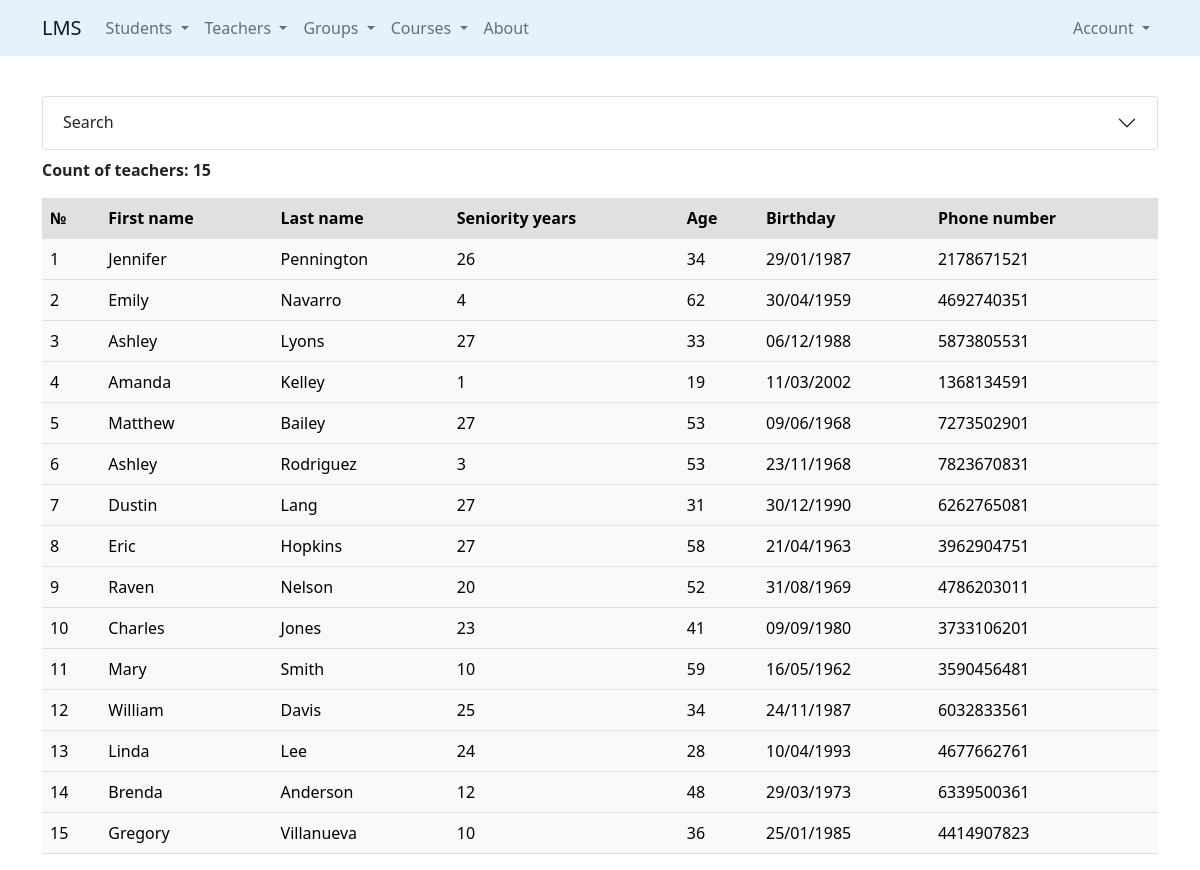
Screenshot of /teachers/ with the database file from the repository.
### teachers/models.py (models this page shows, shortened)
class Teachers(Person):
    seniority_years = models.IntegerField(default=5)
    phone_number = models.CharField(
        max_length=30,
        null=True,
        validators=[phone_number_validator]
    )
    group = models.ManyToManyField(
        'groups.Groups',
        related_name='groups_teachers'
    )

### teachers/views.py (the view)
# urls.py: path('', TeacherListView.as_view(), name='list'),
class TeacherListView(ListView):
    model = Teachers
    template_name = 'teachers/list.html'
    def get_queryset(self):
        filter_teachers = TeachersFilter(
            data=self.request.GET,
            queryset=self.model.objects.all()
        )
        return filter_teachers

### core/context_processors.py (called while the page is built)
def get_params(request):
    params = request.GET
    if 'page' in params:
        params = copy(params)
        del params['page']
    return {'get_params': f'&{params.urlencode()}' if params else ''}

### teachers/templates/teachers/list.html (shortened to what this page needs)
{% extends 'base.html' %}
{%  load crispy_forms_tags %}
{% block content %}
    <div class="accordion" id="accordionExample">
        <div class="accordion-item">
            <h2 class="accordion-header" id="headingOne">
                <button class="accordion-button collapsed" type="button"
                        data-bs-toggle="collapse" data-bs-target="#collapseOne"
                        aria-expanded="true" aria-controls="collapseOne">
                    Search
                </button>
            </h2>
        </div>
    </div>
    <p class="mt-2"><strong>Count of teachers: {{ object_list.qs.count }}</strong></p>
    {% with list_object=object_list.qs %}
        {% include 'includes/teachers_list_table.html' %}
    {% endwith %}
{% endblock %}

### templates/includes/teachers_list_table.html (shortened to what this page needs)
<table class="table table-light table-hover">
        <tr class="table-active">
            <th scope="row">№</th>
            <th>First name</th>
            <th>Last name</th>
            <th>Seniority years</th>
            <th>Age</th>
            <th>Birthday</th>
            <th>Phone number</th>
        </tr>
    {% for teacher in list_object %}
        <tr>
            <td>{{ forloop.counter }}</td>
            <td>{{ teacher.first_name }}</td>
            <td>{{ teacher.last_name}}</td>
            <td>{{ teacher.seniority_years }}</td>
            <td>{{ teacher.age}}</td>
            <td>{{ teacher.birthday}}</td>
            <td>{{ teacher.phone_number}}</td>
        </tr>
    {% endfor %}
</table>

### rows the page displays
Teachers: first_name "Jennifer", last_name "Pennington", seniority_years "26", age "34", birthday "29/01/1987", phone_number "2178671521"
Teachers: first_name "Emily", last_name "Navarro", seniority_years "4", age "62", birthday "30/04/1959", phone_number "4692740351"
Teachers: first_name "Ashley", last_name "Lyons", seniority_years "27", age "33", birthday "06/12/1988", phone_number "5873805531"
Teachers: first_name "Amanda", last_name "Kelley", seniority_years "1", age "19", birthday "11/03/2002", phone_number "1368134591"
Teachers: first_name "Matthew", last_name "Bailey", seniority_years "27", age "53", birthday "09/06/1968", phone_number "7273502901"
Teachers: first_name "Ashley", last_name "Rodriguez", seniority_years "3", age "53", birthday "23/11/1968", phone_number "7823670831"
Teachers: first_name "Dustin", last_name "Lang", seniority_years "27", age "31", birthday "30/12/1990", phone_number "6262765081"
Teachers: first_name "Eric", last_name "Hopkins", seniority_years "27", age "58", birthday "21/04/1963", phone_number "3962904751"
Teachers: first_name "Raven", last_name "Nelson", seniority_years "20", age "52", birthday "31/08/1969", phone_number "4786203011"
Teachers: first_name "Charles", last_name "Jones", seniority_years "23", age "41", birthday "09/09/1980", phone_number "3733106201"
Teachers: first_name "Mary", last_name "Smith", seniority_years "10", age "59", birthday "16/05/1962", phone_number "3590456481"
Teachers: first_name "William", last_name "Davis", seniority_years "25", age "34", birthday "24/11/1987", phone_number "6032833561"
Teachers: first_name "Linda", last_name "Lee", seniority_years "24", age "28", birthday "10/04/1993", phone_number "4677662761"
Teachers: first_name "Brenda", last_name "Anderson", seniority_years "12", age "48", birthday "29/03/1973", phone_number "6339500361"
Teachers: first_name "Gregory", last_name "Villanueva", seniority_years "10", age "36", birthday "25/01/1985", phone_number "4414907823"

### other values shown
{{ object_list.qs.count }} "15"
